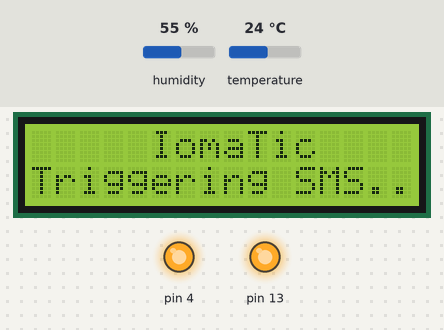
Bench run of a sketch on a simulated Arduino Uno, built with avr-gcc and run on an emulated ATmega328P. Parts: 16×2 character LCD, output pins drawn as LEDs (lit = HIGH). The test bench sets the inputs (shaded band); at power-on: temperature 24 °C, humidity 55 %. What the sketch prints to the serial monitor is not drawn.

Above: at 15.2 s.
15.3 s: temperature set to 22 °C
At 20.5 s:
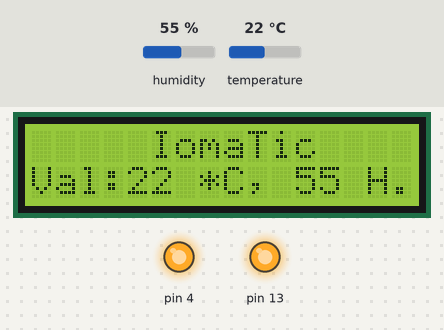
20.6 s: humidity set to 22 %
At 21.0 s:
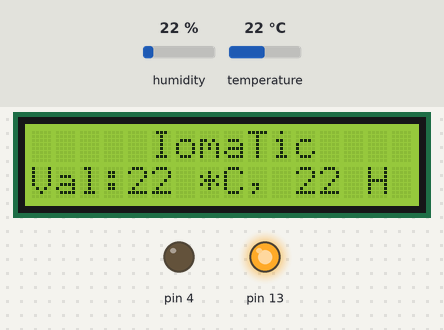
22.8 s: humidity set to 40 %
At 24.1 s:
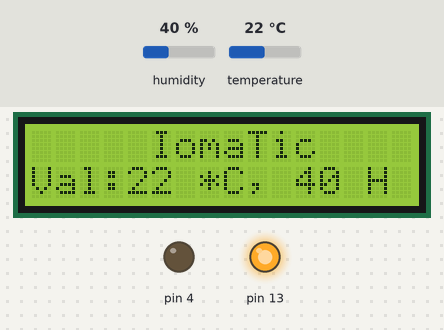
25.0 s: temperature set to 12 °C
At 25.8 s:
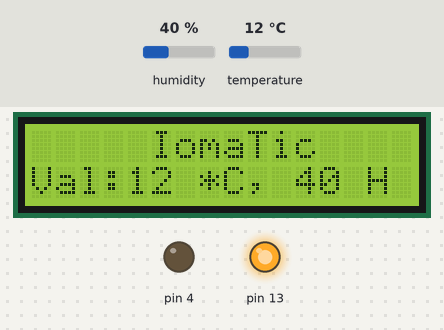
Timing chart, 0 to 28.0 s (numbered marks = the images above; inputs shaded):
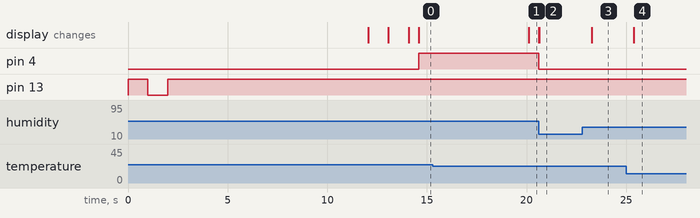

Measured:
- the behaviour switches between 24 and 23 °C on temperature (found by bisection; images 0 and 1)
- after the input at 15.3 s, the display: changes after 4.8 s (image 1)
- after the input at 20.6 s, the display: first differs from a run without the input after 0.05 s (image 2)
- after the input at 22.8 s, the display: changes after 0.48 s (image 3)
- after the input at 25.0 s, the display: changes after 0.38 s (image 4)

The sketch:

GSM_SMS_on_Temperature_Threshold.ino
```cpp
// include the library code:
#include <LiquidCrystal.h>
#include <SimpleDHT.h>

//DTH11 connected on Pin 6 i.e. D6 in IomaTic
int pinDHT11 = 6;
SimpleDHT11 dht11;

// initialize the library with the numbers of the interface pins


LiquidCrystal lcd(11, 12, 14, 15, 16, 17);

// Phone number with country code like +915555555555
char PhoneNo[]="";
int sendStatus=0;

void setup()
{
    //SIM808 wakeup connected on pin 13 in IomaTic board
    pinMode(13,OUTPUT);
    //Initialize the SIM808 Module
    digitalWrite(13, HIGH);
    delay(1000);
    //Sending wake up signal to SIM808 Module
    digitalWrite(13, LOW);
    delay(1000);
    //Keeping SIM808 in active/wakeup state
    digitalWrite(13, HIGH);
    delay(10000);

    //Initialize the LCD in 16x2 mode
    lcd.begin(16, 2);
    delay(1000);
    //Set cursor at first character/coloumn of first line/row
    lcd.setCursor(0,0);
    //Print the message as metioned cursor location
    lcd.print("     IomaTic        ");

    //Initialize a serial communication with baud rate 9600
    Serial.begin(9600);
    delay(1000);

    //Keeping SIM808 in active/wakeup state
    pinMode(4, OUTPUT);
}

void loop()
{

  byte temperature = 0;
  byte humidity = 0;
  int err = SimpleDHTErrSuccess;
  if ((err = dht11.read(pinDHT11, &temperature, &humidity, NULL)) != SimpleDHTErrSuccess)
  {
    Serial.print("Read DHT11 failed, err="); Serial.println(err);delay(1000);
    return;
  }

    //Set cursor at first character/coloumn of first line/row
    lcd.setCursor(0,1);
    //Print the message as metioned cursor location
    lcd.print("Val:");

    lcd.print((int)temperature);
    //Print the message as metioned cursor location
    lcd.print(" *C, ");

      lcd.print((int)humidity);
      lcd.print(" H");

    delay(500);

    if ((int)temperature>23)
    {
      if(sendStatus==0)
      {

      digitalWrite(4,HIGH);
      lcd.print(" H");

      //Set cursor at first character/coloumn of first line/row
      lcd.setCursor(0,1);
      //Print the message as metioned cursor location
      lcd.print("Triggering SMS....");

      //Initialize a serial communication with baud rate 9600
      Serial.begin(9600);
      delay(1000);
      //Initialize the GSM modem
      Serial.println("AT+CMGF=1");
      delay(2000);
      //Send dial a phone AT command
      Serial.print("AT+CMGS=\"");
      //Send SMS receiver's phone number
      Serial.print(PhoneNo);
      //Hex code equivalent to "
      Serial.write(0x22);
      //Hex code equivalent to carraige return i.e. \r
      Serial.write(0x0D);
      //Hex code equivalent to new line char i.e. \n
      Serial.write(0x0A);
      delay(2000);
      //Test SMS Message Body to Send
      Serial.print("Temperature is High: ");
      Serial.print((int)temperature);
      delay(500);
      Serial.println(char(26));

      sendStatus=1;
      }
    }
    else
    {
      lcd.print(" L");
      sendStatus=0;
      digitalWrite(4,LOW);
    }

//    if()
//    {
//      lcd.setCursor(0,1);                   //Set cursor at first character/coloumn of first line/row
//      lcd.print("Triggering SMS....");        //Print the message as metioned cursor location
//
//      Serial.begin(9600);                   //Initialize a serial communication with baud rate 9600
//      delay(1000);
//      Serial.println("AT+CMGF=1");          //Initialize the GSM modem
//      delay(2000);
//      Serial.print("AT+CMGS=\"");           //Send dial a phone AT command
//      Serial.print(PhoneNo);                //Send SMS receiver's phone number
//      Serial.write(0x22);                   //Hex code equivalent to "
//      Serial.write(0x0D);                   //Hex code equivalent to carraige return i.e. \r
//      Serial.write(0x0A);                   //Hex code equivalent to new line char i.e. \n
//      delay(2000);
//      Serial.print("IomaTic Send SMS Test...."); //Test SMS Message Body to Send
//      delay(500);
//      Serial.println(char(26));
//    }


}
```
